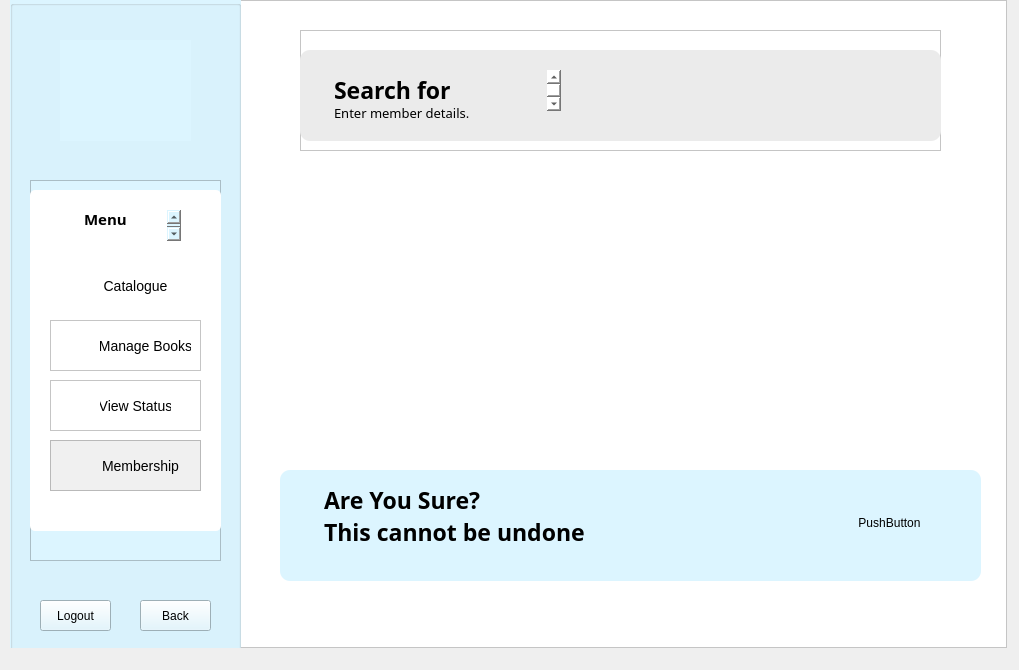
<?xml version="1.0" encoding="UTF-8"?>
<ui version="4.0">
 <class>AdminRemoveMemConfirm</class>
 <widget class="QDialog" name="AdminRemoveMemConfirm">
  <property name="geometry">
   <rect>
    <x>0</x>
    <y>0</y>
    <width>1019</width>
    <height>670</height>
   </rect>
  </property>
  <property name="windowTitle">
   <string>Dialog</string>
  </property>
  <widget class="QFrame" name="frame">
   <property name="geometry">
    <rect>
     <x>10</x>
     <y>0</y>
     <width>997</width>
     <height>648</height>
    </rect>
   </property>
   <property name="styleSheet">
    <string notr="true">background: white;</string>
   </property>
   <property name="frameShape">
    <enum>QFrame::StyledPanel</enum>
   </property>
   <property name="frameShadow">
    <enum>QFrame::Raised</enum>
   </property>
   <widget class="QGroupBox" name="menuPanel">
    <property name="geometry">
     <rect>
      <x>0</x>
      <y>0</y>
      <width>231</width>
      <height>671</height>
     </rect>
    </property>
    <property name="styleSheet">
     <string notr="true">background: rgb(220, 245, 255);</string>
    </property>
    <property name="title">
     <string/>
    </property>
    <widget class="QLabel" name="logo">
     <property name="geometry">
      <rect>
       <x>50</x>
       <y>40</y>
       <width>131</width>
       <height>101</height>
      </rect>
     </property>
     <property name="text">
      <string/>
     </property>
     <property name="pixmap">
      <pixmap resource="Resources.qrc">:/images/logo.png</pixmap>
     </property>
     <property name="scaledContents">
      <bool>true</bool>
     </property>
    </widget>
    <widget class="QFrame" name="menu">
     <property name="geometry">
      <rect>
       <x>20</x>
       <y>180</y>
       <width>191</width>
       <height>381</height>
      </rect>
     </property>
     <property name="frameShape">
      <enum>QFrame::StyledPanel</enum>
     </property>
     <property name="frameShadow">
      <enum>QFrame::Raised</enum>
     </property>
     <widget class="QListWidget" name="listWidget_2">
      <property name="geometry">
       <rect>
        <x>0</x>
        <y>10</y>
        <width>191</width>
        <height>341</height>
       </rect>
      </property>
      <property name="styleSheet">
       <string notr="true">background: white;
border-radius: 5px;</string>
      </property>
      <property name="frameShadow">
       <enum>QFrame::Raised</enum>
      </property>
     </widget>
     <widget class="QPlainTextEdit" name="plainTextEdit_6">
      <property name="geometry">
       <rect>
        <x>50</x>
        <y>30</y>
        <width>101</width>
        <height>31</height>
       </rect>
      </property>
      <property name="styleSheet">
       <string notr="true">font-family: Baloo 2;
font-weight: bold;
background: white;
font-size: 15px;
</string>
      </property>
      <property name="frameShape">
       <enum>QFrame::NoFrame</enum>
      </property>
      <property name="frameShadow">
       <enum>QFrame::Plain</enum>
      </property>
      <property name="plainText">
       <string>Admin Menu</string>
      </property>
      <property name="backgroundVisible">
       <bool>false</bool>
      </property>
     </widget>
     <widget class="QFrame" name="catalogue_1">
      <property name="geometry">
       <rect>
        <x>20</x>
        <y>80</y>
        <width>151</width>
        <height>51</height>
       </rect>
      </property>
      <property name="styleSheet">
       <string notr="true">background: white;
border-radius: 5px;</string>
      </property>
      <property name="frameShape">
       <enum>QFrame::StyledPanel</enum>
      </property>
      <property name="frameShadow">
       <enum>QFrame::Raised</enum>
      </property>
      <widget class="QLabel" name="label_5">
       <property name="geometry">
        <rect>
         <x>10</x>
         <y>10</y>
         <width>31</width>
         <height>31</height>
        </rect>
       </property>
       <property name="text">
        <string/>
       </property>
       <property name="pixmap">
        <pixmap resource="Resources.qrc">:/images/Icons/books.png</pixmap>
       </property>
       <property name="scaledContents">
        <bool>true</bool>
       </property>
      </widget>
      <widget class="QPushButton" name="catalogue">
       <property name="geometry">
        <rect>
         <x>50</x>
         <y>10</y>
         <width>71</width>
         <height>31</height>
        </rect>
       </property>
       <property name="styleSheet">
        <string notr="true">QPushButton {
background: transparent;
font-size: 14px;
border: none;
}

QPushButton:hover {
	color: rgb(124, 204, 241);
}</string>
       </property>
       <property name="text">
        <string>Catalogue</string>
       </property>
       <property name="autoDefault">
        <bool>false</bool>
       </property>
      </widget>
     </widget>
     <widget class="QFrame" name="manageBooks_1">
      <property name="geometry">
       <rect>
        <x>20</x>
        <y>140</y>
        <width>151</width>
        <height>51</height>
       </rect>
      </property>
      <property name="styleSheet">
       <string notr="true">background: white;</string>
      </property>
      <property name="frameShape">
       <enum>QFrame::StyledPanel</enum>
      </property>
      <property name="frameShadow">
       <enum>QFrame::Raised</enum>
      </property>
      <widget class="QLabel" name="label_6">
       <property name="geometry">
        <rect>
         <x>10</x>
         <y>10</y>
         <width>31</width>
         <height>31</height>
        </rect>
       </property>
       <property name="text">
        <string/>
       </property>
       <property name="pixmap">
        <pixmap resource="Resources.qrc">:/images/Icons/book.png</pixmap>
       </property>
       <property name="scaledContents">
        <bool>true</bool>
       </property>
      </widget>
      <widget class="QPushButton" name="manageBooks">
       <property name="geometry">
        <rect>
         <x>50</x>
         <y>10</y>
         <width>91</width>
         <height>31</height>
        </rect>
       </property>
       <property name="styleSheet">
        <string notr="true">QPushButton {
background: transparent;
font-size: 14px;
border: none;
}

QPushButton:hover {
	color: rgb(124, 204, 241);
}</string>
       </property>
       <property name="text">
        <string>Manage Books</string>
       </property>
      </widget>
     </widget>
     <widget class="QFrame" name="status_1">
      <property name="geometry">
       <rect>
        <x>20</x>
        <y>200</y>
        <width>151</width>
        <height>51</height>
       </rect>
      </property>
      <property name="styleSheet">
       <string notr="true">background: white;</string>
      </property>
      <property name="frameShape">
       <enum>QFrame::StyledPanel</enum>
      </property>
      <property name="frameShadow">
       <enum>QFrame::Raised</enum>
      </property>
      <widget class="QLabel" name="label_7">
       <property name="geometry">
        <rect>
         <x>10</x>
         <y>10</y>
         <width>31</width>
         <height>31</height>
        </rect>
       </property>
       <property name="text">
        <string/>
       </property>
       <property name="pixmap">
        <pixmap resource="Resources.qrc">:/images/Icons/status.png</pixmap>
       </property>
       <property name="scaledContents">
        <bool>true</bool>
       </property>
      </widget>
      <widget class="QPushButton" name="status">
       <property name="geometry">
        <rect>
         <x>50</x>
         <y>10</y>
         <width>71</width>
         <height>31</height>
        </rect>
       </property>
       <property name="styleSheet">
        <string notr="true">QPushButton {
background: transparent;
font-size: 14px;
border: none;
}

QPushButton:hover {
	color: rgb(124, 204, 241);
}</string>
       </property>
       <property name="text">
        <string>View Status</string>
       </property>
      </widget>
     </widget>
     <widget class="QFrame" name="membership_1">
      <property name="geometry">
       <rect>
        <x>20</x>
        <y>260</y>
        <width>151</width>
        <height>51</height>
       </rect>
      </property>
      <property name="styleSheet">
       <string notr="true">background: rgb(240, 240, 240);</string>
      </property>
      <property name="frameShape">
       <enum>QFrame::StyledPanel</enum>
      </property>
      <property name="frameShadow">
       <enum>QFrame::Raised</enum>
      </property>
      <widget class="QLabel" name="label_8">
       <property name="geometry">
        <rect>
         <x>10</x>
         <y>10</y>
         <width>31</width>
         <height>31</height>
        </rect>
       </property>
       <property name="text">
        <string/>
       </property>
       <property name="pixmap">
        <pixmap resource="Resources.qrc">:/images/Icons/user.png</pixmap>
       </property>
       <property name="scaledContents">
        <bool>true</bool>
       </property>
      </widget>
      <widget class="QPushButton" name="membership">
       <property name="geometry">
        <rect>
         <x>50</x>
         <y>10</y>
         <width>81</width>
         <height>31</height>
        </rect>
       </property>
       <property name="styleSheet">
        <string notr="true">QPushButton {
background: transparent;
font-size: 14px;
border: none;
}

QPushButton:hover {
	color: rgb(124, 204, 241);
}</string>
       </property>
       <property name="text">
        <string>Membership</string>
       </property>
      </widget>
     </widget>
    </widget>
    <widget class="QPushButton" name="pushButton_2">
     <property name="geometry">
      <rect>
       <x>30</x>
       <y>600</y>
       <width>71</width>
       <height>31</height>
      </rect>
     </property>
     <property name="styleSheet">
      <string notr="true">QPushButton:hover {
	color: rgb(106, 146, 255);
}</string>
     </property>
     <property name="text">
      <string>Logout</string>
     </property>
    </widget>
    <widget class="QPushButton" name="back">
     <property name="geometry">
      <rect>
       <x>130</x>
       <y>600</y>
       <width>71</width>
       <height>31</height>
      </rect>
     </property>
     <property name="styleSheet">
      <string notr="true">/*QPushButton {
background: white;
}*/

QPushButton:hover {
	color: rgb(106, 146, 255);
}</string>
     </property>
     <property name="text">
      <string>Back</string>
     </property>
     <property name="icon">
      <iconset theme="go-previous">
       <normaloff>.</normaloff>.</iconset>
     </property>
    </widget>
   </widget>
   <widget class="QFrame" name="heading_3">
    <property name="geometry">
     <rect>
      <x>290</x>
      <y>30</y>
      <width>641</width>
      <height>121</height>
     </rect>
    </property>
    <property name="frameShape">
     <enum>QFrame::StyledPanel</enum>
    </property>
    <property name="frameShadow">
     <enum>QFrame::Raised</enum>
    </property>
    <widget class="QPlainTextEdit" name="plainTextEdit_9">
     <property name="geometry">
      <rect>
       <x>0</x>
       <y>20</y>
       <width>641</width>
       <height>91</height>
      </rect>
     </property>
     <property name="styleSheet">
      <string notr="true">background: rgb(235, 235, 235);
border-radius: 10px;</string>
     </property>
     <property name="frameShadow">
      <enum>QFrame::Raised</enum>
     </property>
     <property name="plainText">
      <string/>
     </property>
    </widget>
    <widget class="QPlainTextEdit" name="plainTextEdit_10">
     <property name="geometry">
      <rect>
       <x>30</x>
       <y>40</y>
       <width>231</width>
       <height>41</height>
      </rect>
     </property>
     <property name="styleSheet">
      <string notr="true">font-family: Baloo 2;
font-weight: bold;
font-size: 23px;
background: transparent;</string>
     </property>
     <property name="frameShape">
      <enum>QFrame::NoFrame</enum>
     </property>
     <property name="plainText">
      <string>Search for Member</string>
     </property>
    </widget>
    <widget class="QPlainTextEdit" name="plainTextEdit_11">
     <property name="geometry">
      <rect>
       <x>30</x>
       <y>70</y>
       <width>411</width>
       <height>31</height>
      </rect>
     </property>
     <property name="styleSheet">
      <string notr="true">background: transparent;
font-family: Baloo 2;
font-size: 13px;</string>
     </property>
     <property name="frameShape">
      <enum>QFrame::NoFrame</enum>
     </property>
     <property name="plainText">
      <string>Enter member details.</string>
     </property>
    </widget>
   </widget>
   <widget class="QFrame" name="frame_2">
    <property name="geometry">
     <rect>
      <x>270</x>
      <y>470</y>
      <width>701</width>
      <height>111</height>
     </rect>
    </property>
    <property name="styleSheet">
     <string notr="true">background: rgb(220, 245, 255);
border-radius: 10px;
border-color: black;</string>
    </property>
    <property name="frameShape">
     <enum>QFrame::StyledPanel</enum>
    </property>
    <property name="frameShadow">
     <enum>QFrame::Raised</enum>
    </property>
    <widget class="QWidget" name="">
     <property name="geometry">
      <rect>
       <x>0</x>
       <y>10</y>
       <width>701</width>
       <height>87</height>
      </rect>
     </property>
     <layout class="QHBoxLayout" name="horizontalLayout">
      <item>
       <spacer name="verticalSpacer">
        <property name="orientation">
         <enum>Qt::Vertical</enum>
        </property>
        <property name="sizeHint" stdset="0">
         <size>
          <width>20</width>
          <height>40</height>
         </size>
        </property>
       </spacer>
      </item>
      <item>
       <spacer name="verticalSpacer_3">
        <property name="orientation">
         <enum>Qt::Vertical</enum>
        </property>
        <property name="sizeHint" stdset="0">
         <size>
          <width>20</width>
          <height>40</height>
         </size>
        </property>
       </spacer>
      </item>
      <item>
       <widget class="QPlainTextEdit" name="plainTextEdit">
        <property name="styleSheet">
         <string notr="true">font-family: Baloo 2;
font-weight: bold;
font-size: 23px;
background: transparent;</string>
        </property>
        <property name="plainText">
         <string>Are You Sure?
This cannot be undone</string>
        </property>
       </widget>
      </item>
      <item>
       <widget class="QPushButton" name="pushButton">
        <property name="styleSheet">
         <string notr="true">/*QPushButton {
background: white;
}*/

QPushButton:hover {
	color: rgb(106, 146, 255);
}</string>
        </property>
        <property name="text">
         <string>PushButton</string>
        </property>
       </widget>
      </item>
      <item>
       <spacer name="verticalSpacer_5">
        <property name="orientation">
         <enum>Qt::Vertical</enum>
        </property>
        <property name="sizeHint" stdset="0">
         <size>
          <width>20</width>
          <height>40</height>
         </size>
        </property>
       </spacer>
      </item>
      <item>
       <spacer name="verticalSpacer_4">
        <property name="orientation">
         <enum>Qt::Vertical</enum>
        </property>
        <property name="sizeHint" stdset="0">
         <size>
          <width>20</width>
          <height>40</height>
         </size>
        </property>
       </spacer>
      </item>
      <item>
       <spacer name="verticalSpacer_2">
        <property name="orientation">
         <enum>Qt::Vertical</enum>
        </property>
        <property name="sizeType">
         <enum>QSizePolicy::Expanding</enum>
        </property>
        <property name="sizeHint" stdset="0">
         <size>
          <width>20</width>
          <height>40</height>
         </size>
        </property>
       </spacer>
      </item>
     </layout>
    </widget>
   </widget>
  </widget>
 </widget>
 <resources>
  <include location="Resources.qrc"/>
 </resources>
 <connections/>
</ui>
